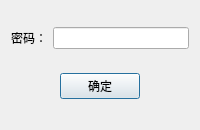
<?xml version="1.0" encoding="UTF-8"?>
<ui version="4.0">
 <class>PasswordDialog</class>
 <widget class="QDialog" name="PasswordDialog">
  <property name="geometry">
   <rect>
    <x>0</x>
    <y>0</y>
    <width>200</width>
    <height>130</height>
   </rect>
  </property>
  <property name="windowTitle">
   <string>Password</string>
  </property>
  <layout class="QVBoxLayout" name="verticalLayout">
   <item>
    <layout class="QHBoxLayout" name="horizontalLayout">
     <item>
      <widget class="QLabel" name="label">
       <property name="text">
        <string>密码：</string>
       </property>
      </widget>
     </item>
     <item>
      <widget class="QLineEdit" name="passwordLineEdit">
       <property name="echoMode">
        <enum>QLineEdit::Password</enum>
       </property>
      </widget>
     </item>
    </layout>
   </item>
   <item>
    <layout class="QHBoxLayout" stretch="1,0,1">
     <property name="spacing">
      <number>6</number>
     </property>
     <property name="leftMargin">
      <number>0</number>
     </property>
     <property name="topMargin">
      <number>0</number>
     </property>
     <property name="rightMargin">
      <number>0</number>
     </property>
     <property name="bottomMargin">
      <number>0</number>
     </property>
     <item>
      <spacer>
       <property name="orientation">
        <enum>Qt::Horizontal</enum>
       </property>
       <property name="sizeHint" stdset="0">
        <size>
         <width>131</width>
         <height>31</height>
        </size>
       </property>
      </spacer>
     </item>
     <item>
      <widget class="QPushButton" name="okButton">
       <property name="text">
        <string>确定</string>
       </property>
      </widget>
     </item>
     <item>
      <spacer name="horizontalSpacer">
       <property name="orientation">
        <enum>Qt::Horizontal</enum>
       </property>
       <property name="sizeHint" stdset="0">
        <size>
         <width>40</width>
         <height>20</height>
        </size>
       </property>
      </spacer>
     </item>
    </layout>
   </item>
  </layout>
 </widget>
 <resources/>
 <connections>
  <connection>
   <sender>okButton</sender>
   <signal>clicked()</signal>
   <receiver>PasswordDialog</receiver>
   <slot>accept()</slot>
   <hints>
    <hint type="sourcelabel">
     <x>278</x>
     <y>253</y>
    </hint>
    <hint type="destinationlabel">
     <x>96</x>
     <y>254</y>
    </hint>
   </hints>
  </connection>
 </connections>
</ui>
